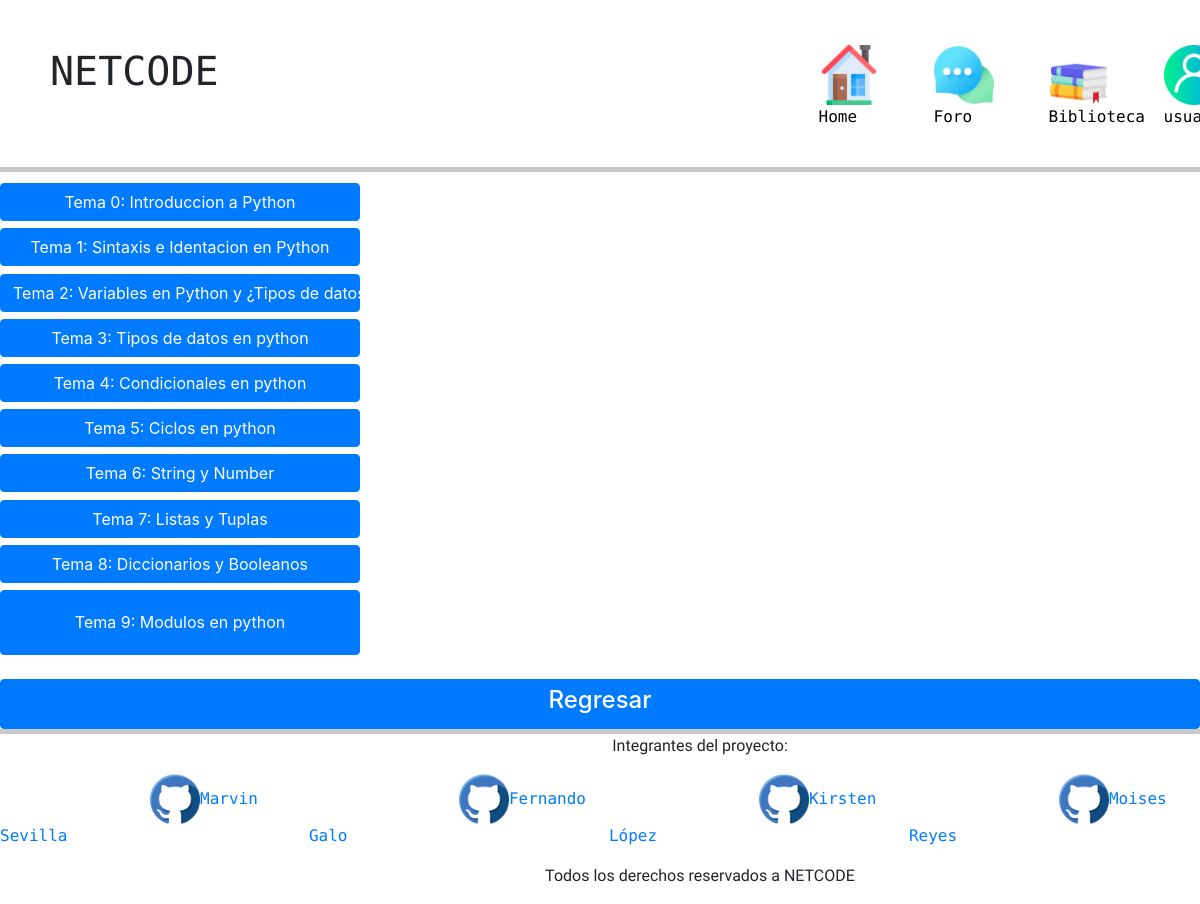
/Python (signed in), run on the app's committed database.
### tables this page shows
CREATE TABLE Tema
(
	Id integer PRIMARY KEY not null,
	Nombre text not null,
	Numero_Actividades integer not null,
	Id_Curso int,
	constraint fk_Curso foreign key (Id_Curso) references Curso(Id)
);

### application.py (the view)
@app.route("/Python")
@login_required
def Python():
    conn = connect()
    results = topicData(conn, 4)
    nTemas = 0 # aqui guardaremos el numero de temas
    names = [] # aqui guardaremos los nombres de cada tema
    for r in results:
        for c in r:
            try:
                nTemas = int(c) # si es un digito es el numero de temas
            except:
                names.append(c) # sino es el nombre de un tema
    Curso = courseData(conn, 4)
    nombreC = "curso"
    for r in Curso:
        for c in r:
            nombreC = c
    conn.close() # cerramos la coneccion a la base de datos
    return render_template("arquitecturaCurso.html", Nombres = names, temas=nTemas, cursoSelected=nombreC)

### dataRequest.py (called while the page is built)
def connect():
    try:
        conn = sqlite3.connect('Users.db')
        return conn
    except Error:
        print(Error)
        sys.exit() # Cerramos el sistema

def login_required(f):
    @wraps(f)
    def decorated_function(*args, **kwargs):
        if session.get("user_id") is None:
            return redirect("/login")
        return f(*args, **kwargs)
    return decorated_function

def topicData(conn, id):
    cursor = conn.cursor()
    results = cursor.execute(f"SELECT Curso.Numero_Temas,  Tema.Nombre FROM Curso INNER JOIN Tema on Tema.Id_Curso=Curso.Id WHERE Curso.Id = {id}")
    return results;

def courseData(conn, id):
    cursor = conn.cursor()
    results = cursor.execute(f"SELECT Nombre FROM Curso WHERE Id = {id}")
    return results;

### templates/arquitecturaCurso.html (shortened to what this page needs)
<!DOCTYPE html>
<html lang="en">
    <head>
        <link href="https://maxcdn.bootstrapcdn.com/bootstrap/4.0.0-beta.2/css/bootstrap.min.css" rel="stylesheet"/>
        <link rel="stylesheet" href="../static/css/cursos.css">
    </head>
    <header>
            <div class="icons-enlaces">
                <ul>
                    <div class="text">
                        <h1>NETCODE</h1>
                    </div>
                    <div class="image-icon">
                        <li><a href="/Cursos"> <img src="../static/img/home.png" alt="homeicon"> Home</a></li>
                    </div>
                    <div class="image-icon">
                        <li><a href="/foro"><img src="../static/img/chat.png" alt="homeicon">Foro</a></li>
                    </div>
                    <div class="image-icon">
                        <li><a href="/formImage"> <img src="../static/img/book.png" alt="bibliotecaicon"> Biblioteca</a></li>
                    </div>
                    <div class="image-icon">
                        <li><a href="#"><img src="../static/img/usericon.png" alt="user">usuario</a></li>
                    </div>
                </ul>
            </div>
    </header>
    <body>
        <div class="texto">
            <h1>Curso De {{ cursoSelected }}</h1>
        </div>
        <div class="sessions">
                {% for result in range(temas) %}
                    <button id="{{cursoSelected}}_{{result}}" class="btn btn-primary btn-block"> Tema {{ result }}: {{ Nombres[loop.index - 1] }} </button>
                    <br>
                {% endfor %}
                <br><br>
        </div>
        <a href="/Cursos" class="btn btn-primary btn-block"><h4>Regresar</h4></a>
    </body>
    <footer>
        <div class="contac-us">
            <div class="Integrantes">
                <p>Integrantes del proyecto:</p>
                <ul>
                    <li><a href="https://github.com/Marvin-05"><img src="../static/img/github.png" alt="github">Marvin Sevilla</a></li>
                    <li><a href="https://github.com/fernando-fate"><img src="../static/img/github.png" alt="github">Fernando Galo</a></li>
                    <li><a href="https://github.com/Kirst08"><img src="../static/img/github.png" alt="github">Kirsten López</a></li>
                    <li><a href="https://github.com/mreyes2017"><img src="../static/img/github.png" alt="github">Moises Reyes</a></li>
                </ul>
            </div>
            <p>Todos los derechos reservados a NETCODE</p>
        </div>
</footer>
</html>

### static/css/cursos.css (style rules this page uses)
*, *:after, *:before { margin: 0; padding: 0; box-sizing: border-box; }
header { background-color: white; position: fixed; width:100%; height: 19%; display: flex; justify-content: space-between; align-items: center; border-style: solid; border-color: #827E826B; border-width: 0px 0px 5px 0px; margin-bottom: 19%; z-index: 10000; }
header .icons-enlaces ul { display:flex; justify-content: center; align-items: center; }
header .icons-enlaces ul .text h1 { float: right; font-family: 'M PLUS Code Latin', sans-serif; text-align: center; margin-left: 50px; margin-right: 600px; }
header .icons-enlaces ul .image-icon li { List-style: none; font-family: 'M PLUS Code Latin', sans-serif; }
header .icons-enlaces ul .image-icon li a { margin-left: 100px; text-decoration: none; padding: 6px 15px; color: black; border-radius: 20px; justify-content: center; align-items: center; height: 100%; }
header .icons-enlaces ul .image-icon li a:link { text-decoration: none; }
header .icons-enlaces .image-icon li a img { display:flex; justify-content: space-between; align-items: center; width: 60px; height: 60px; cursor:pointer; }
body { overflow-x: hidden; }
footer { background-color: white; width:100%; height: 10%; display: flex; border-style: solid; border-color: #827E826B; border-width: 5px 0px 0px 0px; }
footer p { margin-left: 200px; text-align: center; font-family: 'Archivo Narrow', sans-serif; }
footer .contac-us .Integrantes ul { display:flex; justify-content: center; align-items: center; }
footer .contac-us .Integrantes ul li { List-style: none; font-family: 'M PLUS Code Latin', sans-serif; }
footer .contac-us .Integrantes ul li a { text-decoration: none; }
footer .contac-us .Integrantes ul li a img { width: 50px; height: 50px; color: black; justify-content: center; align-items: center; margin-left: 150px; }
.texto { display: flex; }
.texto h1 { margin-top: 10%; margin-left:43%; }
.sessions { width: 30%; height: 80%; display: flex; flex-wrap: wrap; float: left; }
.btn.btn-primary.btn-block { float:left; margin-top: 2%; }

### data on the page
Tema: Nombre "Introduccion a Python"
Tema: Nombre "Sintaxis e Identacion en Python"
Tema: Nombre "Variables en Python y ¿Tipos de datos?"
Tema: Nombre "Tipos de datos en python"
Tema: Nombre "Condicionales en python"
Tema: Nombre "Ciclos en python"
Tema: Nombre "String y Number"
Tema: Nombre "Listas y Tuplas"
Tema: Nombre "Diccionarios y Booleanos"
Tema: Nombre "Modulos en python"

### other printed values
{{ result }} "0" "1" "2" "3" "4" "5" "6" "7" "8" "9"
